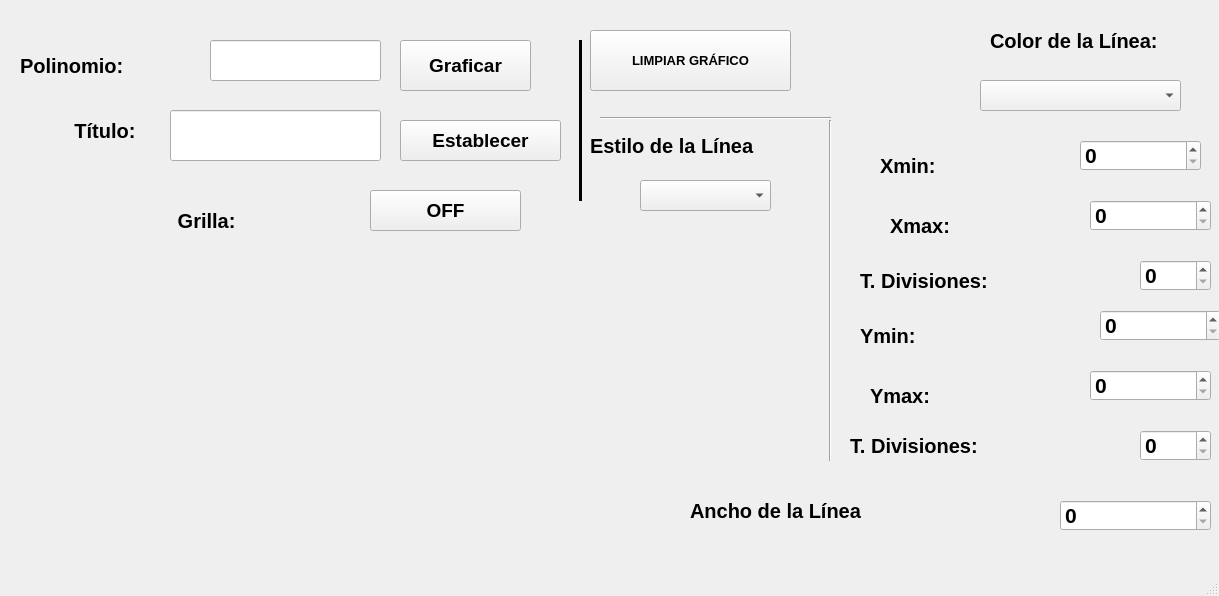
<?xml version="1.0" encoding="UTF-8"?>
<ui version="4.0">
 <class>MainWindow</class>
 <widget class="QMainWindow" name="MainWindow">
  <property name="geometry">
   <rect>
    <x>0</x>
    <y>0</y>
    <width>1219</width>
    <height>596</height>
   </rect>
  </property>
  <property name="windowTitle">
   <string>MainWindow</string>
  </property>
  <widget class="QWidget" name="centralwidget">
   <widget class="QPushButton" name="btn_graficar">
    <property name="geometry">
     <rect>
      <x>400</x>
      <y>40</y>
      <width>131</width>
      <height>51</height>
     </rect>
    </property>
    <property name="font">
     <font>
      <pointsize>14</pointsize>
      <weight>75</weight>
      <bold>true</bold>
     </font>
    </property>
    <property name="text">
     <string>Graficar</string>
    </property>
   </widget>
   <widget class="QLabel" name="label">
    <property name="geometry">
     <rect>
      <x>20</x>
      <y>40</y>
      <width>211</width>
      <height>51</height>
     </rect>
    </property>
    <property name="font">
     <font>
      <pointsize>15</pointsize>
      <weight>75</weight>
      <bold>true</bold>
     </font>
    </property>
    <property name="text">
     <string>Polinomio: </string>
    </property>
   </widget>
   <widget class="QLineEdit" name="txt_polinomio">
    <property name="geometry">
     <rect>
      <x>210</x>
      <y>40</y>
      <width>171</width>
      <height>41</height>
     </rect>
    </property>
   </widget>
   <widget class="QLabel" name="label_2">
    <property name="geometry">
     <rect>
      <x>-20</x>
      <y>110</y>
      <width>161</width>
      <height>41</height>
     </rect>
    </property>
    <property name="font">
     <font>
      <pointsize>15</pointsize>
      <weight>75</weight>
      <bold>true</bold>
     </font>
    </property>
    <property name="text">
     <string>Título: </string>
    </property>
    <property name="alignment">
     <set>Qt::AlignRight|Qt::AlignTrailing|Qt::AlignVCenter</set>
    </property>
   </widget>
   <widget class="QLineEdit" name="txt_titulo">
    <property name="geometry">
     <rect>
      <x>170</x>
      <y>110</y>
      <width>211</width>
      <height>51</height>
     </rect>
    </property>
   </widget>
   <widget class="QPushButton" name="btn_titulo">
    <property name="geometry">
     <rect>
      <x>400</x>
      <y>120</y>
      <width>161</width>
      <height>41</height>
     </rect>
    </property>
    <property name="font">
     <font>
      <pointsize>14</pointsize>
      <weight>75</weight>
      <bold>true</bold>
     </font>
    </property>
    <property name="text">
     <string>Establecer</string>
    </property>
   </widget>
   <widget class="QLabel" name="label_3">
    <property name="geometry">
     <rect>
      <x>130</x>
      <y>200</y>
      <width>111</width>
      <height>41</height>
     </rect>
    </property>
    <property name="font">
     <font>
      <pointsize>15</pointsize>
      <weight>75</weight>
      <bold>true</bold>
     </font>
    </property>
    <property name="text">
     <string>Grilla: </string>
    </property>
    <property name="alignment">
     <set>Qt::AlignRight|Qt::AlignTrailing|Qt::AlignVCenter</set>
    </property>
   </widget>
   <widget class="QPushButton" name="btn_grilla">
    <property name="geometry">
     <rect>
      <x>370</x>
      <y>190</y>
      <width>151</width>
      <height>41</height>
     </rect>
    </property>
    <property name="font">
     <font>
      <pointsize>14</pointsize>
      <weight>75</weight>
      <bold>true</bold>
     </font>
    </property>
    <property name="text">
     <string>OFF</string>
    </property>
   </widget>
   <widget class="QWidget" name="verticalLayoutWidget">
    <property name="geometry">
     <rect>
      <x>40</x>
      <y>270</y>
      <width>501</width>
      <height>251</height>
     </rect>
    </property>
    <layout class="QVBoxLayout" name="verticalLayout"/>
   </widget>
   <widget class="QPushButton" name="btn_limpiar">
    <property name="geometry">
     <rect>
      <x>590</x>
      <y>30</y>
      <width>201</width>
      <height>61</height>
     </rect>
    </property>
    <property name="font">
     <font>
      <pointsize>10</pointsize>
      <weight>75</weight>
      <bold>true</bold>
     </font>
    </property>
    <property name="text">
     <string>LIMPIAR GRÁFICO</string>
    </property>
   </widget>
   <widget class="Line" name="line">
    <property name="geometry">
     <rect>
      <x>600</x>
      <y>110</y>
      <width>231</width>
      <height>16</height>
     </rect>
    </property>
    <property name="orientation">
     <enum>Qt::Horizontal</enum>
    </property>
   </widget>
   <widget class="Line" name="line_2">
    <property name="geometry">
     <rect>
      <x>570</x>
      <y>40</y>
      <width>20</width>
      <height>161</height>
     </rect>
    </property>
    <property name="frameShadow">
     <enum>QFrame::Plain</enum>
    </property>
    <property name="lineWidth">
     <number>3</number>
    </property>
    <property name="orientation">
     <enum>Qt::Vertical</enum>
    </property>
   </widget>
   <widget class="QLabel" name="label_5">
    <property name="geometry">
     <rect>
      <x>590</x>
      <y>120</y>
      <width>431</width>
      <height>51</height>
     </rect>
    </property>
    <property name="font">
     <font>
      <pointsize>15</pointsize>
      <weight>75</weight>
      <bold>true</bold>
     </font>
    </property>
    <property name="text">
     <string>Estilo de la Línea</string>
    </property>
   </widget>
   <widget class="QLabel" name="label_6">
    <property name="geometry">
     <rect>
      <x>990</x>
      <y>10</y>
      <width>311</width>
      <height>61</height>
     </rect>
    </property>
    <property name="font">
     <font>
      <pointsize>15</pointsize>
      <weight>75</weight>
      <bold>true</bold>
     </font>
    </property>
    <property name="text">
     <string>Color de la Línea:</string>
    </property>
   </widget>
   <widget class="QLabel" name="label_7">
    <property name="geometry">
     <rect>
      <x>690</x>
      <y>490</y>
      <width>361</width>
      <height>41</height>
     </rect>
    </property>
    <property name="font">
     <font>
      <pointsize>15</pointsize>
      <weight>75</weight>
      <bold>true</bold>
     </font>
    </property>
    <property name="text">
     <string>Ancho de la Línea </string>
    </property>
   </widget>
   <widget class="QComboBox" name="cb_estiloLinea">
    <property name="geometry">
     <rect>
      <x>640</x>
      <y>180</y>
      <width>131</width>
      <height>31</height>
     </rect>
    </property>
    <property name="font">
     <font>
      <pointsize>16</pointsize>
      <weight>75</weight>
      <bold>true</bold>
     </font>
    </property>
   </widget>
   <widget class="QComboBox" name="cb_ColorLinea">
    <property name="geometry">
     <rect>
      <x>980</x>
      <y>80</y>
      <width>201</width>
      <height>31</height>
     </rect>
    </property>
    <property name="font">
     <font>
      <pointsize>16</pointsize>
      <weight>75</weight>
      <bold>true</bold>
     </font>
    </property>
   </widget>
   <widget class="QSpinBox" name="sp_anchoLinea">
    <property name="geometry">
     <rect>
      <x>1060</x>
      <y>500</y>
      <width>151</width>
      <height>31</height>
     </rect>
    </property>
    <property name="font">
     <font>
      <pointsize>16</pointsize>
      <weight>75</weight>
      <bold>true</bold>
     </font>
    </property>
   </widget>
   <widget class="Line" name="line_3">
    <property name="geometry">
     <rect>
      <x>820</x>
      <y>120</y>
      <width>20</width>
      <height>341</height>
     </rect>
    </property>
    <property name="orientation">
     <enum>Qt::Vertical</enum>
    </property>
   </widget>
   <widget class="QLabel" name="label_8">
    <property name="geometry">
     <rect>
      <x>880</x>
      <y>140</y>
      <width>151</width>
      <height>51</height>
     </rect>
    </property>
    <property name="font">
     <font>
      <pointsize>15</pointsize>
      <weight>75</weight>
      <bold>true</bold>
     </font>
    </property>
    <property name="text">
     <string>Xmin:</string>
    </property>
   </widget>
   <widget class="QLabel" name="label_9">
    <property name="geometry">
     <rect>
      <x>890</x>
      <y>200</y>
      <width>161</width>
      <height>51</height>
     </rect>
    </property>
    <property name="font">
     <font>
      <pointsize>15</pointsize>
      <weight>75</weight>
      <bold>true</bold>
     </font>
    </property>
    <property name="text">
     <string>Xmax:</string>
    </property>
   </widget>
   <widget class="QLabel" name="label_12">
    <property name="geometry">
     <rect>
      <x>860</x>
      <y>250</y>
      <width>221</width>
      <height>61</height>
     </rect>
    </property>
    <property name="font">
     <font>
      <pointsize>15</pointsize>
      <weight>75</weight>
      <bold>true</bold>
     </font>
    </property>
    <property name="text">
     <string>T. Divisiones: </string>
    </property>
   </widget>
   <widget class="QSpinBox" name="sp_Xmin">
    <property name="geometry">
     <rect>
      <x>1080</x>
      <y>140</y>
      <width>121</width>
      <height>31</height>
     </rect>
    </property>
    <property name="font">
     <font>
      <pointsize>16</pointsize>
      <weight>75</weight>
      <bold>true</bold>
     </font>
    </property>
   </widget>
   <widget class="QSpinBox" name="sp_Xmax">
    <property name="geometry">
     <rect>
      <x>1090</x>
      <y>200</y>
      <width>121</width>
      <height>31</height>
     </rect>
    </property>
    <property name="font">
     <font>
      <pointsize>16</pointsize>
      <weight>75</weight>
      <bold>true</bold>
     </font>
    </property>
   </widget>
   <widget class="QSpinBox" name="sp_divisionesX">
    <property name="geometry">
     <rect>
      <x>1140</x>
      <y>260</y>
      <width>71</width>
      <height>31</height>
     </rect>
    </property>
    <property name="font">
     <font>
      <pointsize>16</pointsize>
      <weight>75</weight>
      <bold>true</bold>
     </font>
    </property>
   </widget>
   <widget class="QSpinBox" name="sp_divisionesY">
    <property name="geometry">
     <rect>
      <x>1140</x>
      <y>430</y>
      <width>71</width>
      <height>31</height>
     </rect>
    </property>
    <property name="font">
     <font>
      <pointsize>16</pointsize>
      <weight>75</weight>
      <bold>true</bold>
     </font>
    </property>
   </widget>
   <widget class="QSpinBox" name="sp_Ymin">
    <property name="geometry">
     <rect>
      <x>1100</x>
      <y>310</y>
      <width>121</width>
      <height>31</height>
     </rect>
    </property>
    <property name="font">
     <font>
      <pointsize>16</pointsize>
      <weight>75</weight>
      <bold>true</bold>
     </font>
    </property>
   </widget>
   <widget class="QSpinBox" name="sp_Ymax">
    <property name="geometry">
     <rect>
      <x>1090</x>
      <y>370</y>
      <width>121</width>
      <height>31</height>
     </rect>
    </property>
    <property name="font">
     <font>
      <pointsize>16</pointsize>
      <weight>75</weight>
      <bold>true</bold>
     </font>
    </property>
   </widget>
   <widget class="QLabel" name="label_10">
    <property name="geometry">
     <rect>
      <x>870</x>
      <y>370</y>
      <width>171</width>
      <height>51</height>
     </rect>
    </property>
    <property name="font">
     <font>
      <pointsize>15</pointsize>
      <weight>75</weight>
      <bold>true</bold>
     </font>
    </property>
    <property name="text">
     <string>Ymax:</string>
    </property>
   </widget>
   <widget class="QLabel" name="label_11">
    <property name="geometry">
     <rect>
      <x>860</x>
      <y>310</y>
      <width>191</width>
      <height>51</height>
     </rect>
    </property>
    <property name="font">
     <font>
      <pointsize>15</pointsize>
      <weight>75</weight>
      <bold>true</bold>
     </font>
    </property>
    <property name="text">
     <string>Ymin:</string>
    </property>
   </widget>
   <widget class="QLabel" name="label_13">
    <property name="geometry">
     <rect>
      <x>850</x>
      <y>420</y>
      <width>191</width>
      <height>51</height>
     </rect>
    </property>
    <property name="font">
     <font>
      <pointsize>15</pointsize>
      <weight>75</weight>
      <bold>true</bold>
     </font>
    </property>
    <property name="text">
     <string>T. Divisiones: </string>
    </property>
   </widget>
  </widget>
  <widget class="QMenuBar" name="menubar">
   <property name="geometry">
    <rect>
     <x>0</x>
     <y>0</y>
     <width>1219</width>
     <height>18</height>
    </rect>
   </property>
  </widget>
  <widget class="QStatusBar" name="statusbar"/>
 </widget>
 <resources/>
 <connections/>
</ui>
